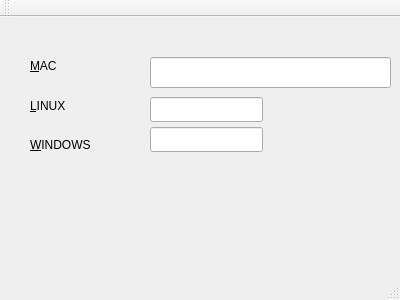
<?xml version="1.0" encoding="UTF-8"?>
<ui version="4.0">
 <class>MainWindow</class>
 <widget class="QMainWindow" name="MainWindow">
  <property name="geometry">
   <rect>
    <x>0</x>
    <y>0</y>
    <width>400</width>
    <height>300</height>
   </rect>
  </property>
  <property name="windowTitle">
   <string>MainWindow</string>
  </property>
  <widget class="QWidget" name="centralWidget">
   <widget class="QLabel" name="mac22">
    <property name="geometry">
     <rect>
      <x>30</x>
      <y>40</y>
      <width>67</width>
      <height>17</height>
     </rect>
    </property>
    <property name="text">
     <string>&amp;MAC</string>
    </property>
    <property name="buddy">
     <cstring>mac</cstring>
    </property>
   </widget>
   <widget class="QLabel" name="linux22">
    <property name="geometry">
     <rect>
      <x>30</x>
      <y>80</y>
      <width>67</width>
      <height>17</height>
     </rect>
    </property>
    <property name="text">
     <string>&amp;LINUX</string>
    </property>
    <property name="buddy">
     <cstring>inux</cstring>
    </property>
   </widget>
   <widget class="QLabel" name="windows2">
    <property name="geometry">
     <rect>
      <x>30</x>
      <y>120</y>
      <width>81</width>
      <height>16</height>
     </rect>
    </property>
    <property name="text">
     <string>&amp;WINDOWS</string>
    </property>
    <property name="buddy">
     <cstring>windows</cstring>
    </property>
   </widget>
   <widget class="QLineEdit" name="mac">
    <property name="geometry">
     <rect>
      <x>150</x>
      <y>40</y>
      <width>241</width>
      <height>31</height>
     </rect>
    </property>
   </widget>
   <widget class="QLineEdit" name="inux">
    <property name="geometry">
     <rect>
      <x>150</x>
      <y>80</y>
      <width>113</width>
      <height>25</height>
     </rect>
    </property>
   </widget>
   <widget class="QLineEdit" name="windows">
    <property name="geometry">
     <rect>
      <x>150</x>
      <y>110</y>
      <width>113</width>
      <height>25</height>
     </rect>
    </property>
   </widget>
  </widget>
  <widget class="QMenuBar" name="menuBar">
   <property name="geometry">
    <rect>
     <x>0</x>
     <y>0</y>
     <width>400</width>
     <height>22</height>
    </rect>
   </property>
  </widget>
  <widget class="QToolBar" name="mainToolBar">
   <attribute name="toolBarArea">
    <enum>TopToolBarArea</enum>
   </attribute>
   <attribute name="toolBarBreak">
    <bool>false</bool>
   </attribute>
  </widget>
  <widget class="QStatusBar" name="statusBar"/>
 </widget>
 <layoutdefault spacing="6" margin="11"/>
 <resources/>
 <connections/>
</ui>
